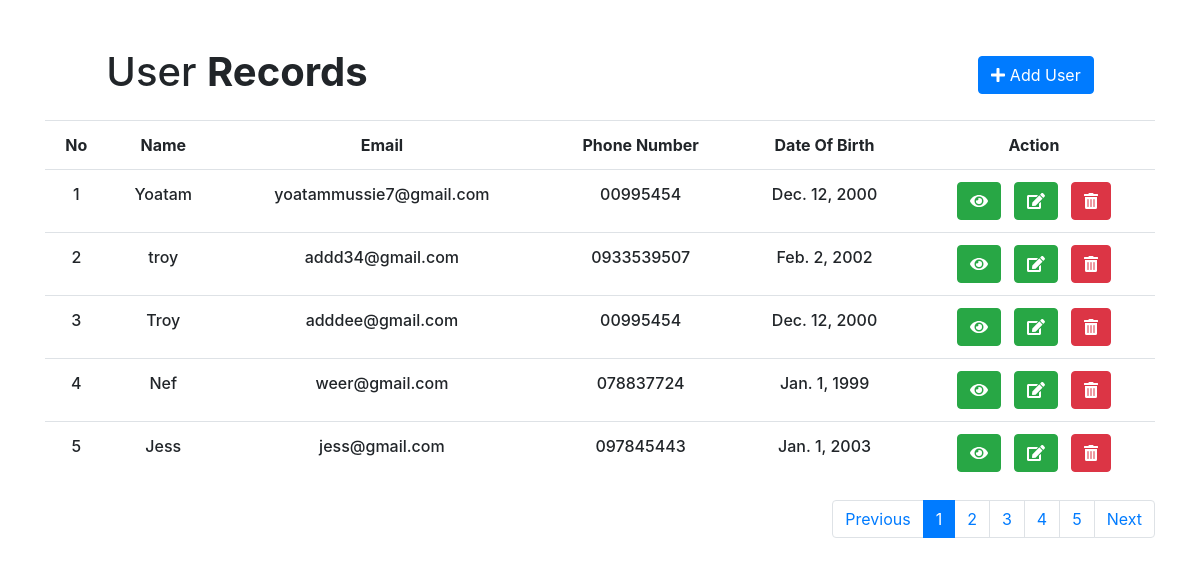
The page / on the database its author committed.
### crud/models.py (models this page shows, shortened)
class User(models.Model):
    name=models.CharField(max_length=30)
    email=models.EmailField(unique=True)
    mobile_number = models.CharField(max_length=15)
    date_of_birth = models.DateField()

### crud/views.py (the view)
# urls.py: path('', views.user_list),
def user_list(request):
    records=User.objects.all()
    mydict={'records':records}
    return render(request,'Userlist.html',context=mydict)

### crud/templates/Userlist.html (shortened to what this page needs)
<!DOCTYPE html>
<html lang="en">
<head>
    <link rel="stylesheet" href="https://cdn.jsdelivr.net/npm/bootstrap@4.6.1/dist/css/bootstrap.min.css">
</head>
<body>
<div class="container mt-5">
    <h1 class="m-4 text-center">User <b>Records</b> <a href="/Add/" class="btn btn-primary" style="margin-left: 600px;"><i class="fas fa-plus"></i>   Add User</a></h1>
    <table class="table">
        <tr class="text-center" style="font-weight: bold;">
            <td>No</td>
            <td>Name</td>
            <td>Email</td>
            <td>Phone Number</td>
            <td>Date Of Birth</td>
            <td>Action</td>
        </tr>
        {% for rec in records %}
        <tr class="text-center" style="font-weight:500;">
            <td>{{ forloop.counter }}</td>
            <td>{{ rec.name }}</td>
            <td>{{ rec.email }}</td>
            <td>{{ rec.mobile_number }}</td>
            <td>{{ rec.date_of_birth }}</td>
            <td class="action-icons">
                <a href="/View/{{ rec.id }}" class="btn btn-success"><i class="fas fa-eye"></i></a> &nbsp;
                <a href="/Edit/{{ rec.id }}" class="btn btn-success"><i class="fas fa-edit"></i></a> &nbsp;
                <a href="/Delete/{{ rec.id }}" class="btn btn-danger"><i class="fas fa-trash-alt"></i></a>
            </td>
        </tr>
        {% endfor %}
    </table>
    <div class="clearfix" style="float: right;">
        <ul class="pagination">
            <li class="page-item "><a href="#"class="page-link">Previous</a></li>
            <li class="page-item active"><a href="#" class="page-link">1</a></li>
            <li class="page-item"><a href="#" class="page-link">2</a></li>
            <li class="page-item "><a href="#" class="page-link">3</a></li>
            <li class="page-item"><a href="#" class="page-link">4</a></li>
            <li class="page-item"><a href="#" class="page-link">5</a></li>
            <li class="page-item"><a href="#" class="page-link">Next</a></li>
        </ul>
    </div>
</div>
</body>
</html>

### rows shown on the page
User: name "Yoatam", email "yoatammussie7@gmail.com", mobile_number "00995454", date_of_birth "Dec. 12, 2000"
User: name "troy", email "addd34@gmail.com", mobile_number "0933539507", date_of_birth "Feb. 2, 2002"
User: name "Troy", email "adddee@gmail.com", mobile_number "00995454", date_of_birth "Dec. 12, 2000"
User: name "Nef", email "weer@gmail.com", mobile_number "078837724", date_of_birth "Jan. 1, 1999"
User: name "Jess", email "jess@gmail.com", mobile_number "097845443", date_of_birth "Jan. 1, 2003"
